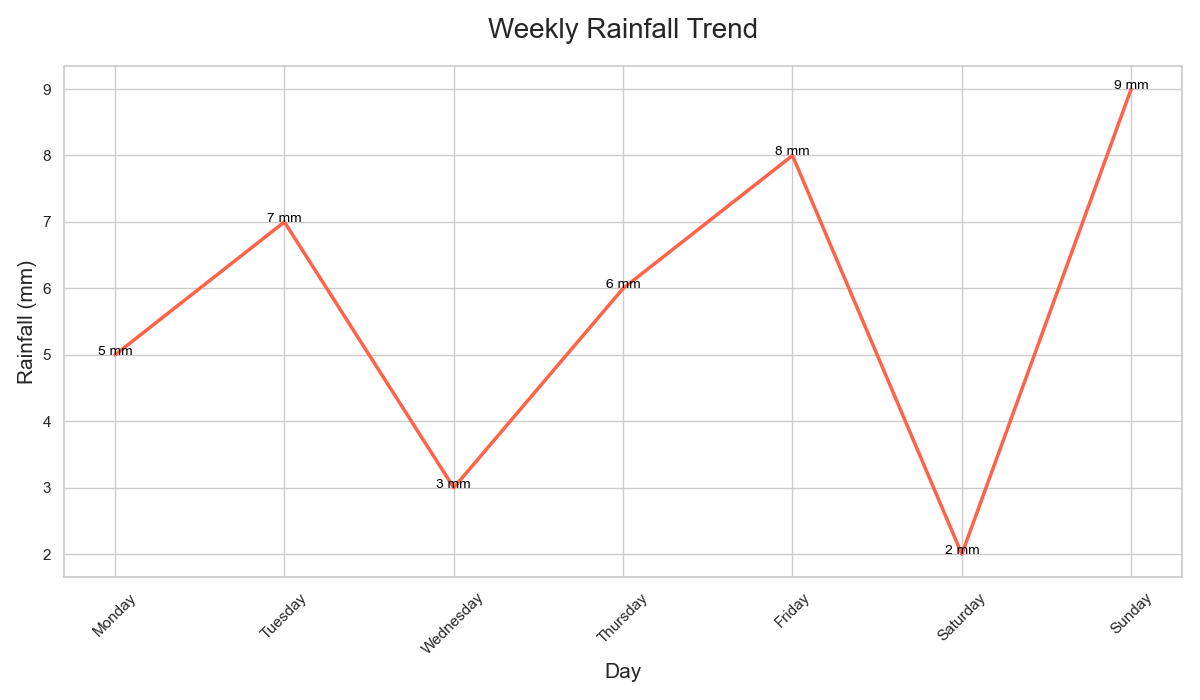

Source code (Python):

import seaborn as sns
import pandas as pd
import matplotlib.pyplot as plt

# Data
data = {
    'Day': ['Monday', 'Tuesday', 'Wednesday', 'Thursday', 'Friday', 'Saturday', 'Sunday'],
    'Rainfall': [5, 7, 3, 6, 8, 2, 9]
}

# Create DataFrame
df = pd.DataFrame(data)

# Create line plot
plt.figure(figsize=(12, 7))  # Width and height modifications
sns.lineplot(x='Day', y='Rainfall', data=df, color='#FF6347', linewidth=2.5)  # Custom color

# Annotations
for x, y in zip(df['Day'], df['Rainfall']):
    plt.text(x, y, f"{y} mm", color='black', fontsize=10, ha='center')

# Customize the Axes and Title
plt.title('Weekly Rainfall Trend', fontsize=20, pad=20)
plt.xlabel('Day', fontsize=15)
plt.ylabel('Rainfall (mm)', fontsize=15)
plt.xticks(rotation=45)
plt.grid(True)

# Show plot
plt.tight_layout()
plt.show()
